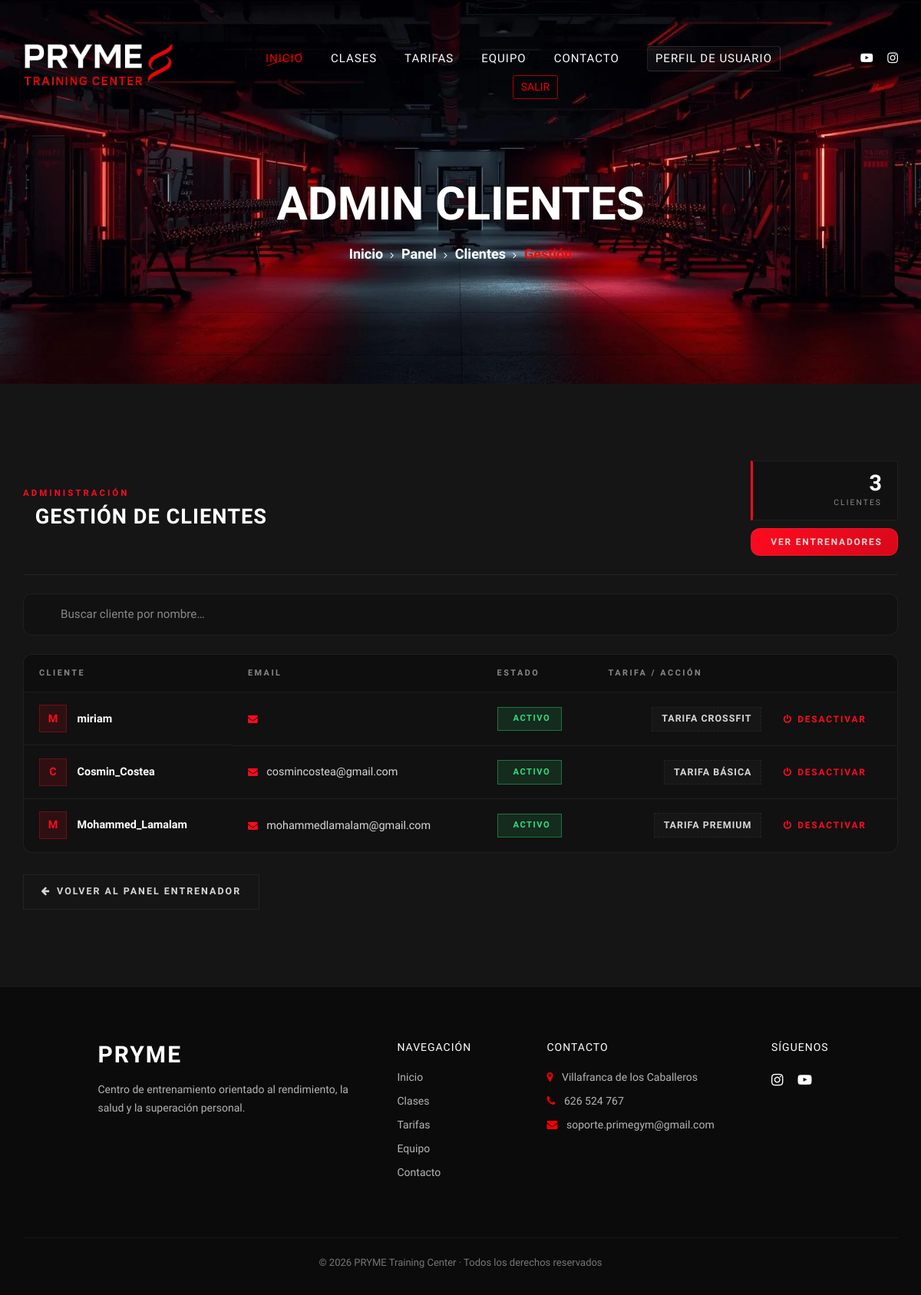
/entrenador/admin/clientes/ (signed in), run on the app's committed database.
### gimnasio/models.py (models this page shows, shortened)
class Cliente(models.Model):
    user = models.OneToOneField(User, on_delete=models.CASCADE)
    telefono = models.CharField(max_length=20, blank=True)
    tarifa = models.ForeignKey(Tarifa, on_delete=models.SET_NULL, null=True, blank=True)
    fecha_registro = models.DateField(auto_now_add=True)
    @property
    def nombre(self):
        return self.user.username
    @property
    def email(self):
        return self.user.email

class Tarifa(models.Model):
    nombre = models.CharField(max_length=50)
    precio = models.DecimalField(max_digits=10, decimal_places=2)
    duracion_meses = models.IntegerField()
    descripcion = models.TextField(blank=True, null=True)

### entrenador/decorators.py (the view)
    def wrapper(request, *args, **kwargs):
        entrenador = Entrenador.objects.first()
        if not entrenador or entrenador.rol != "admin":
            return redirect('entrenador:panel')
        return view_func(request, *args, **kwargs)

### entrenador/views.py (called while the page is built)
@login_required
@admin_required
def admin_clientes(request):
    clientes = Cliente.objects.all()
    tarifas = Tarifa.objects.all()
    query = request.GET.get("q")
    if query:
        clientes = clientes.filter(user__username__icontains=query)
    return render(request, "entrenador/admin_clientes.html", {"clientes": clientes, "tarifas": tarifas})

### entrenador/templates/entrenador/admin_clientes.html (shortened to what this page needs)
{% extends "entrenador/components/base.html" %}
{% load static %}
{% block title %}Admin Clientes{% endblock %}
{% block enlace_nav %}
    <a href="{% url 'entrenador:admin_clientes' %}">Clientes</a>
{% endblock %}
{% block subtitulo %}Gestión{% endblock %}
{% block css_entrenador %}
    <link rel="stylesheet" href="{% static 'css/entrenador/style_admin_clientes.css' %}">
{% endblock %}
{% block contenido %}
<div class="ac-header">
    <div>
        <span class="ac-kicker">Administración</span>
        <h2 class="ac-title">
            Gestión de clientes
        </h2>
    </div>
    <div class="ac-header-right">
        <div class="ac-stat">
            <span class="ac-stat-num">{{ clientes|length }}</span>
            <span class="ac-stat-label">Clientes</span>
        </div>
        <a href="{% url 'entrenador:admin_entrenadores' %}" class="ac-btn ac-btn--ghost">
            <span>Ver entrenadores</span>
        </a>
    </div>
</div>
<div class="ac-search">
    <input type="text" id="searchInput" placeholder="Buscar cliente por nombre…" autocomplete="off" data-admin-search="clientesTable" data-admin-empty="searchEmpty">
</div>
<div class="ac-table-wrap">
    <table class="ac-table">
        <thead>
            <tr>
                <th>Cliente</th>
                <th>Email</th>
                <th>Estado</th>
                <th class="ac-th-actions">Tarifa / Acción</th>
            </tr>
        </thead>
        <tbody id="clientesTable">
            {% for cliente in clientes %}
                <tr class="ac-row {% if cliente.tarifa %}ac-row--activo{% else %}ac-row--inactivo{% endif %}">
                    <td class="nombre ac-cell-name">
                        <span class="ac-avatar">{{ cliente.nombre|slice:":1"|upper }}</span>
                        <strong>{{ cliente.nombre }}</strong>
                    </td>
                    <td class="ac-cell-email">
                        <i class="fa fa-envelope"></i>
                        <span>{{ cliente.email }}</span>
                    </td>
                    <td>
                        {% if cliente.tarifa %}
                            <span class="ac-badge ac-badge--activo">
                                 Activo
                            </span>
                        {% else %}
                            <span class="ac-badge ac-badge--inactivo">
                                <i class="fa fa-circle-xmark"></i> Inactivo
                            </span>
                        {% endif %}
                    </td>
                    <td class="ac-cell-action">
                        {% if cliente.tarifa %}
                            <form method="POST"
                                  action="{% url 'entrenador:cambiar_tarifa_cliente' cliente.id %}"
                                  class="ac-form ac-form--inline">
                                <span class="ac-tarifa-actual">{{ cliente.tarifa.nombre }}</span>
                                <button type="submit" class="ac-btn ac-btn--danger">
                                    <i class="fa fa-power-off"></i>
                                    <span>Desactivar</span>
                                </button>
                            </form>
                        {% endif %}
                    </td>
                </tr>
            {% endfor %}
        </tbody>
    </table>
</div>
<div class="rc-footer">
    <a href="{% url 'entrenador:panel' %}" class="rc-btn rc-btn--ghost">
        <i class="fa fa-arrow-left"></i>
        <span>Volver al Panel Entrenador</span>
    </a>
</div>
{% endblock %}

### static/css/style.css (style rules this page uses)
html, body { height: 100%; font-family: "Muli", sans-serif; -webkit-font-smoothing: antialiased; }
h1, h2, h3, h4, h5, h6 { margin: 0; color: #111111; font-weight: 400; font-family: "Oswald", sans-serif; }
h2 { font-size: 36px; }
.breadcrumb-text .bt-option a { font-size: 18px; color: #ffffff; font-weight: 700; display: inline-block; position: relative; margin-right: 20px; }
.breadcrumb-text .bt-option a:after { position: absolute; right: -14px; top: 6px; font-family: "FontAwesome"; content: ""; font-size: 13px; font-weight: 400; }

### data on the page
Cliente: nombre "M", nombre "miriam", shows "ACTIVO", tarifa.nombre "TARIFA CROSSFIT"
Cliente: nombre "C", nombre "Cosmin_Costea", email "cosmincostea@gmail.com", shows "ACTIVO", tarifa.nombre "TARIFA BÁSICA"
Cliente: nombre "M", nombre "Mohammed_Lamalam", email "mohammedlamalam@gmail.com", shows "ACTIVO", tarifa.nombre "TARIFA PREMIUM"

### other printed values
{{ clientes|length }} "3"
